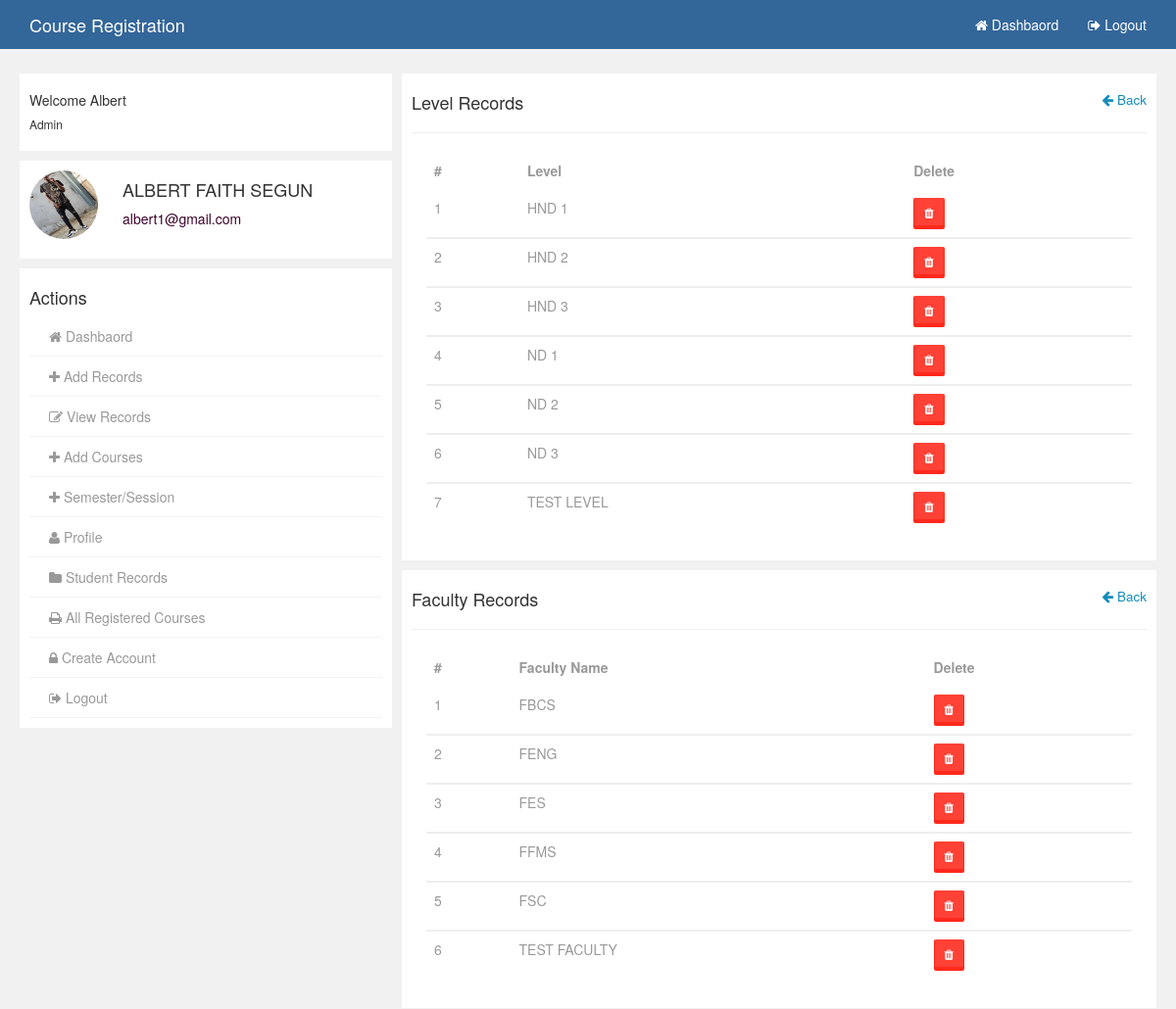
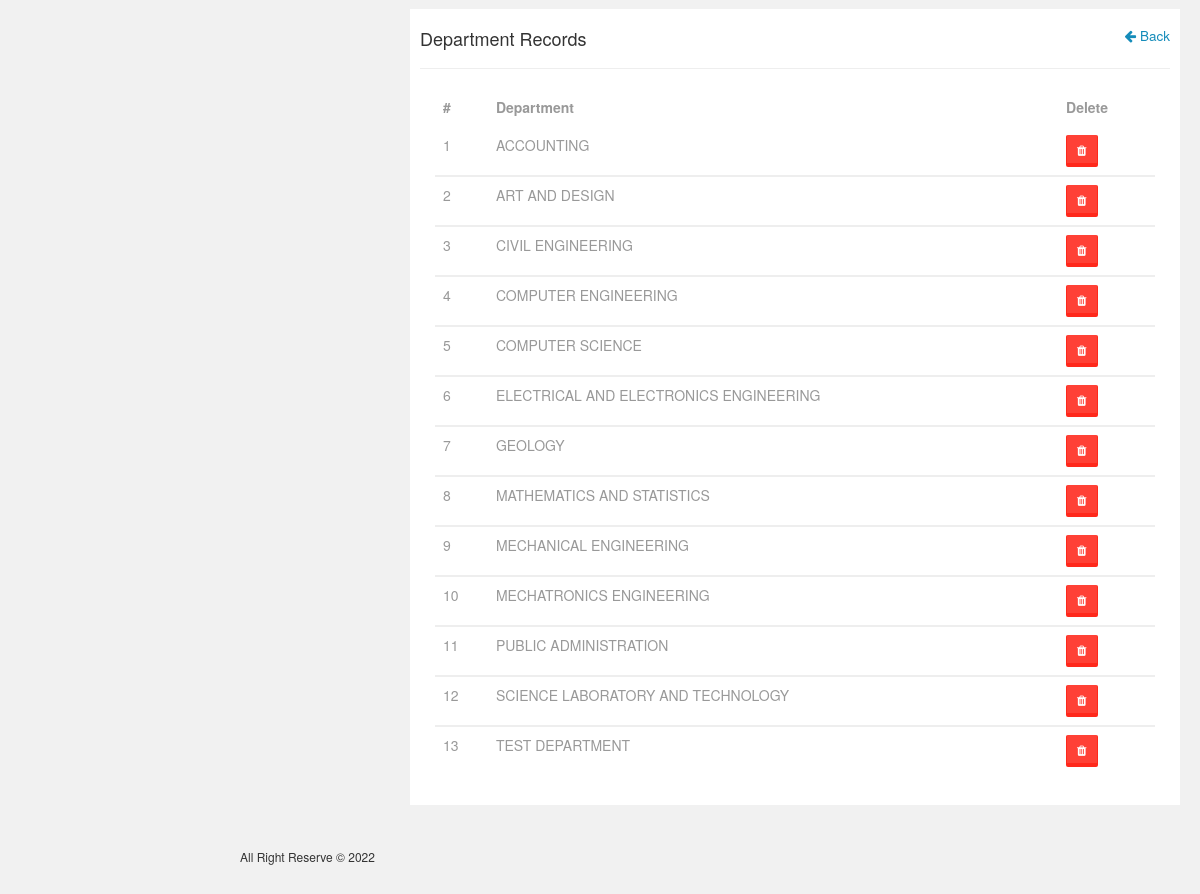
/admin/edit_record.php (signed in), run on the app's committed database (2 pictures, top to bottom).
### tables this page shows
CREATE TABLE IF NOT EXISTS `tbllevel` (
  `name` varchar(50) NOT NULL,
  PRIMARY KEY (`name`)
);

CREATE TABLE IF NOT EXISTS `tblfaculty` (
  `name` varchar(50) NOT NULL,
  PRIMARY KEY (`name`)
);

CREATE TABLE IF NOT EXISTS `tbldepartment` (
  `faculty` varchar(50) NOT NULL,
  `department` varchar(50) NOT NULL,
  PRIMARY KEY (`department`)
);

### admin/edit_record.php (the view, shortened to what this page needs)
<?php
    include_once('includes/config.php');
?>
<!DOCTYPE html>
<html>
<head>
    <link href="../SpryAssets/SpryValidationTextField.css" rel="stylesheet" type="text/css">
</head>
<body>
    <?php include_once('includes/nav.php') ?>
    <section class="container-wrap">
        <div class="container wrap">
            <div class="row">
                <div class="col-md-4 col">
                   <?php include_once('includes/leftside.php') ?>
                </div>
                <div class="col-md-8 col">
                    <div class="gist-status">
                        <div class="row" style="margin: 0px;">
                            <h4>Level Records <small><a href="dashboard.php"><span class="pull-right"><i class="fa fa-arrow-left"></i>   Back</span></a></small></h4>
                            <hr>
                            <div class="col-md-12">
                                <div class="table-responsive">
                                    <table class="table" style="color: #999;">
                                        <thead>
                                            <tr>
                                                <th># </th>
                                                <th>Level </th>
                                                <th>Delete </th>
                                            </tr>
                                        </thead>
                                        <?php
                                            $i = 0;
                                            $sql = "SELECT * FROM tbllevel ORDER BY name ASC";
                                            $query_result = mysqli_query($conn, $sql);
                                            $result = mysqli_num_rows($query_result);
                                            if($result > 0){
                                                while($row = mysqli_fetch_array($query_result)){
                                                    $i++;
                                        ?>
                                        <tbody>
                                            <tr>
                                                <td><?php echo $i; ?></td>
                                                <td><?php echo $row['name']; ?></td>
                                                <td>
                                                    <form action="edit_record.php" method="POST">
                                                        <span style="color: red; font-size: 16px;">
                                                        <button class="btn btn-danger btn-sm" type="submit" name="btn_delete" onclick="return confirm('Delete this Record?')"><i class="fa fa-trash"></i></button>
                                                    </form>
                                                </td>
                                            </tr>
                                        </tbody>
                                        <?php
                                            }
                                        }
                                        ?>
                                    </table>
                                </div>
                            </div>
                        </div>
                    </div>
                    <div class="gist-status">
                        <div class="row" style="margin: 0px;">
                            <h4>Faculty Records <small><a href="dashboard.php"><span class="pull-right"><i class="fa fa-arrow-left"></i>   Back</span></a></small></h4>
                            <hr>
                            <div class="col-md-12">
                                <div class="table-responsive">
                                    <table class="table" style="color: #999;">
                                        <thead>
                                            <tr>
                                                <th>#</th>
                                                <th>Faculty Name</th>
                                                <th>Delete</th>
                                            </tr>
                                        </thead>
                                        <?php
                                            $i = 0;
                                            $sql = "SELECT * FROM tblfaculty ORDER BY name ASC";
                                            $query_result = mysqli_query($conn, $sql);
                                            $result = mysqli_num_rows($query_result);
                                            if($result > 0){
                                                while($row = mysqli_fetch_array($query_result)){
                                                    $i++;
                                        ?>
                                        <tbody>
                                            <tr>
                                                <td><?php echo $i; ?></td>
                                                <td><?php echo $row['name']; ?></td>
                                                <td><form action="edit_record.php" method="POST">
                                                    <span style="color: red; font-size: 16px;"><button type="submit" class="btn btn-danger btn-sm" name="delete_faculty" onclick="return confirm('Delete this Record?')"><i class="fa fa-trash"></i></span></button>
                                                </form></td>
                                            </tr>
                                        </tbody>
                                        <?php
                                            }
                                        }
                                        ?>
                                    </table>
                                </div>
                            </div>
                        </div>
                    </div>
                    <div class="gist-status">
                        <div class="row" style="margin: 0px;">
                            <h4>Department Records <small><a href="dashboard.php"><span class="pull-right"><i class="fa fa-arrow-left"></i>   Back</span></a></small></h4>
                            <hr>
                            <div class="col-md-12">
                                <div class="table-responsive">
                                    <table class="table" style="color: #999">
                                        <thead>
                                            <tr>
                                                <th># </th>
                                                <th>Department </th>
                                                <th>Delete </th>
                                            </tr>
                                        </thead>
                                        <?php
                                            $i = 0;
                                            $sql = "SELECT * FROM tbldepartment ORDER BY department ASC";
                                            $query_result = mysqli_query($conn, $sql);
                                            $result = mysqli_num_rows($query_result);
                                            if($result > 0){
                                                while($row = mysqli_fetch_array($query_result)){
                                                    $i++;
                                        ?>
                                        <tbody>
                                            <tr>
                                                <td><?php echo $i; ?></td>
                                                <td><?php echo $row['department']; ?></td>
                                                <form action="edit_record.php" method="POST">
                                                    <td><span style="color: red; font-size: 16px;"><button type="submit" name="delete_department" class="btn btn-danger btn-sm" onclick="return confirm('Delete this Record?')"><i class="fa fa-trash"></i></span></button></td>
                                                </form>
                                            </tr>
                                        </tbody>
                                        <?php
                                            }
                                        }
                                        ?>
                                    </table>
                                </div>
                            </div>
                        </div>
                    </div>
                </div>
            </div>
        </div>
    </section>
    <?php include_once('includes/footer.php') ?>
</body>
</html>

### assets/css/user.css (style rules this page uses)
body { background:rgb(241,241,241); }
.container-wrap { margin-top: 70px; }
.col { padding:5px; }
.gist-status { padding:10px; background:#fff; margin-bottom: 10px; }

### data on the page
tbllevel: name "HND 1"
tbllevel: name "HND 2"
tbllevel: name "HND 3"
tbllevel: name "ND 1"
tbllevel: name "ND 2"
tbllevel: name "ND 3"
tbllevel: name "TEST LEVEL"
tblfaculty: name "FBCS"
tblfaculty: name "FENG"
tblfaculty: name "FES"
tblfaculty: name "FFMS"
tblfaculty: name "FSC"
tblfaculty: name "TEST FACULTY"
tbldepartment: department "ACCOUNTING"
tbldepartment: department "ART AND DESIGN"
tbldepartment: department "CIVIL ENGINEERING"
tbldepartment: department "COMPUTER ENGINEERING"
tbldepartment: department "COMPUTER SCIENCE"
tbldepartment: department "ELECTRICAL AND ELECTRONICS ENGINEERING"
tbldepartment: department "GEOLOGY"
tbldepartment: department "MATHEMATICS AND STATISTICS"
tbldepartment: department "MECHANICAL ENGINEERING"
tbldepartment: department "MECHATRONICS ENGINEERING"
tbldepartment: department "PUBLIC ADMINISTRATION"
tbldepartment: department "SCIENCE LABORATORY AND TECHNOLOGY"
tbldepartment: department "TEST DEPARTMENT"

### other printed values
$_SESSION['username'] "Albert"
$_SESSION['fullname'] "ALBERT FAITH SEGUN"
$_SESSION['email'] "albert1@gmail.com"
